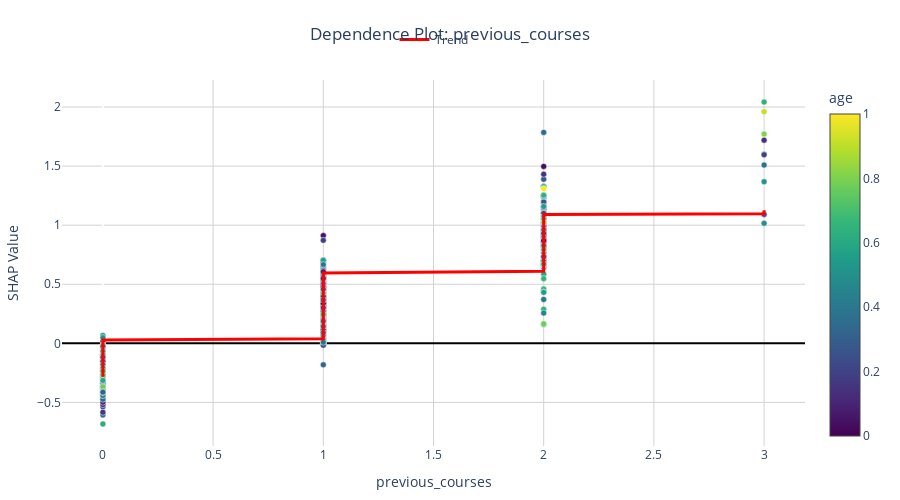

The notebook cell this image was saved under:
### Markdown cell above
---
## 3. Feature Dependence Plots (Numeric)

**What it shows:** How feature values affect predictions
- X-axis: Feature value
- Y-axis: SHAP value (impact)
- Color: Auto-detected interaction feature

**vs Native SHAP:** Interactive + legend positioned to avoid overlap

### Code cell
fig = interp.plot_dependence('previous_courses')
fig.show()

### Figure 1 — Plotly figure (JSON) as saved in the notebook; plotly's stock layout.template omitted (floating-point values rounded to 4 significant figures; data arrays with more than 128 entries replaced by an {"elided": "..."} marker saying what was removed)
{"data": [{"hovertemplate": "<b>previous_courses</b>: %{x:.2f}<br>SHAP: %{y:.4f}<extra></extra>", "marker": {"color": {"elided": "1000 float values"}, "colorbar": {"title": {"text": "age"}}, "colorscale": [[0.0, "#440154"], [0.1111, "#482878"], [0.2222, "#3e4989"], [0.3333, "#31688e"], [0.4444, "#26828e"], [0.5556, "#1f9e89"], [0.6667, "#35b779"], [0.7778, "#6ece58"], [0.8889, "#b5de2b"], [1.0, "#fde725"]], "line": {"color": "white", "width": 0.5}, "showscale": true, "size": 6}, "mode": "markers", "showlegend": false, "type": "scatter", "x": {"elided": "1000 int values"}, "y": {"elided": "1000 float values"}}, {"hoverinfo": "skip", "line": {"color": "red", "width": 3}, "mode": "lines", "name": "Trend", "showlegend": true, "type": "scatter", "x": {"elided": "1000 int values"}, "y": {"elided": "1000 float values"}}], "layout": {"height": 500, "hovermode": "closest", "legend": {"orientation": "h", "x": 0.5, "xanchor": "center", "y": 1.15, "yanchor": "top"}, "margin": {"b": 50, "l": 50, "r": 50, "t": 80}, "plot_bgcolor": "white", "title": {"text": "Dependence Plot: previous_courses", "x": 0.5, "xanchor": "center"}, "xaxis": {"gridcolor": "lightgray", "gridwidth": 1, "showgrid": true, "title": {"text": "previous_courses"}}, "yaxis": {"gridcolor": "lightgray", "gridwidth": 1, "showgrid": true, "title": {"text": "SHAP Value"}, "zeroline": true, "zerolinecolor": "black", "zerolinewidth": 2}}}
